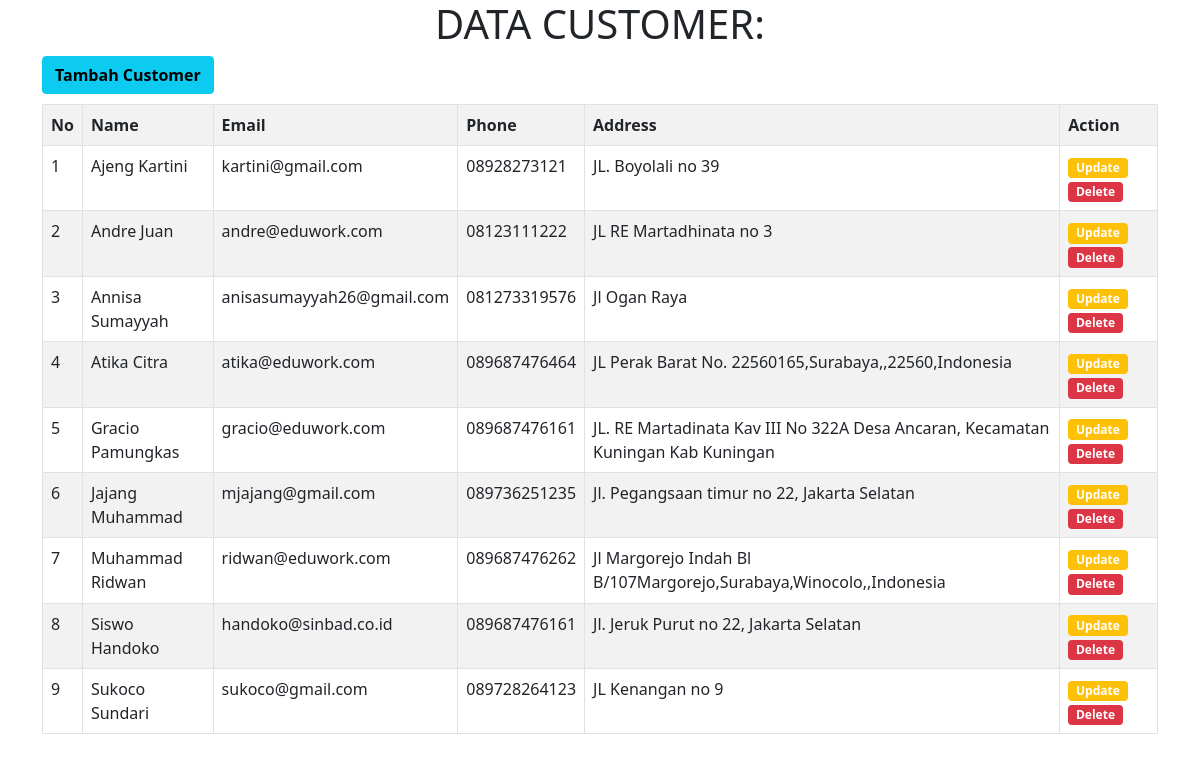
The page / on the database its author committed.
### tables this page shows
CREATE TABLE `customer` (
  `id` int(11) NOT NULL,
  `first_name` varchar(50) NOT NULL,
  `last_name` varchar(50) NOT NULL,
  `email` varchar(100) NOT NULL,
  `phone` varchar(20) DEFAULT NULL,
  `address` varchar(200) DEFAULT NULL,
  `created_at` timestamp NOT NULL DEFAULT current_timestamp()
);

### index.php (the view, shortened to what this page needs)
<!DOCTYPE html>
<html lang="en">
<head>
    <link href="https://cdn.jsdelivr.net/npm/bootstrap@5.0.2/dist/css/bootstrap.min.css" rel="stylesheet">
</head>
<body>
    <div class="container">
        <div class="row">
            <div class="col-sm-12">
                <?php
                include 'conn.php';
                $query = mysqli_query($conn, "SELECT * FROM customer ORDER BY first_name ASC");
                ?>
                <center>
                    <h1>DATA CUSTOMER:</h1>
                </center>
                <a class="btn btn-info" style="margin-bottom:10px" href="tambah.php"><b>Tambah Customer</b></a>
                <table class="table table-striped table-bordered">
                    <tr>
                        <th>
                            No
                        </th>
                        <th>
                            Name
                        </th>
                        <th>
                            Email
                        </th>
                        <th>
                            Phone
                        </th>
                        <th>
                            Address
                        </th>
                        <th>
                            Action
                        </th>
                    </tr>
                    <?php
                    if (mysqli_num_rows($query) > 0) {
                        $no = 1;
                        while ($data = mysqli_fetch_array($query)) {
                    ?>
                            <tr>
                                <td> <?php echo $no ?></td>
                                <td> <?php echo $data["first_name"] . " " . $data["last_name"] ?> </td>
                                <td> <?php echo $data["email"] ?> </td>
                                <td> <?php echo $data["phone"] ?> </td>
                                <td> <?php echo $data["address"] ?></td>
                                <td>
                                    <a href="edit.php?id=<?php echo $data["id"] ?>" class="badge bg-warning" style="text-decoration: none;">Update</a>
                                    <a href="proses_hapus.php?id=<?php echo $data["id"] ?>" class="badge bg-danger" style="text-decoration: none;">Delete</a>
                                </td>
                            </tr>
                        <?php $no++;
                        } ?>
                    <?php } ?>
                </table>
            </div>
        </div>
    </div>
</body>
</html>

### rows shown on the page
customer: first_name "Ajeng", last_name "Kartini", email "kartini@gmail.com", phone "08928273121", address "JL. Boyolali no 39"
customer: first_name "Andre", last_name "Juan", email "andre@eduwork.com", phone "08123111222", address "JL RE Martadhinata no 3"
customer: first_name "Annisa", last_name "Sumayyah", email "anisasumayyah26@gmail.com", phone "081273319576", address "Jl Ogan Raya"
customer: first_name "Atika", last_name "Citra", email "atika@eduwork.com", phone "089687476464", address "JL Perak Barat No. 22560165,Surabaya,,22560,Indonesia"
customer: first_name "Gracio", last_name "Pamungkas", email "gracio@eduwork.com", phone "089687476161", address "JL. RE Martadinata Kav III No 322A Desa Ancaran, Kecamatan Kuningan Kab Kuningan"
customer: first_name "Jajang", last_name "Muhammad", email "mjajang@gmail.com", phone "089736251235", address "Jl. Pegangsaan timur no 22, Jakarta Selatan"
customer: first_name "Muhammad", last_name "Ridwan", email "ridwan@eduwork.com", phone "089687476262", address "Jl Margorejo Indah Bl B/107Margorejo,Surabaya,Winocolo,,Indonesia"
customer: first_name "Siswo", last_name "Handoko", email "handoko@sinbad.co.id", phone "089687476161", address "Jl. Jeruk Purut no 22, Jakarta Selatan"
customer: first_name "Sukoco", last_name "Sundari", email "sukoco@gmail.com", phone "089728264123", address "JL Kenangan no 9"
